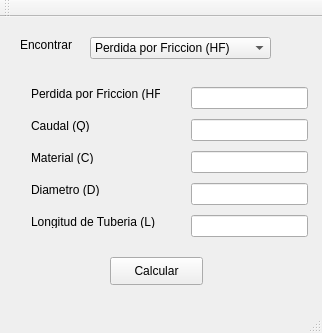
<?xml version="1.0" encoding="UTF-8"?>
<ui version="4.0">
 <class>MainWindow</class>
 <widget class="QMainWindow" name="MainWindow">
  <property name="geometry">
   <rect>
    <x>0</x>
    <y>0</y>
    <width>322</width>
    <height>333</height>
   </rect>
  </property>
  <property name="windowTitle">
   <string>MainWindow</string>
  </property>
  <widget class="QWidget" name="centralWidget">
   <widget class="QComboBox" name="comboBox">
    <property name="geometry">
     <rect>
      <x>90</x>
      <y>20</y>
      <width>181</width>
      <height>22</height>
     </rect>
    </property>
    <item>
     <property name="text">
      <string>Perdida por Friccion (HF)</string>
     </property>
    </item>
    <item>
     <property name="text">
      <string>Caudal (Q)</string>
     </property>
    </item>
    <item>
     <property name="text">
      <string>Material (C)</string>
     </property>
    </item>
    <item>
     <property name="text">
      <string>Diametro (D)</string>
     </property>
    </item>
    <item>
     <property name="text">
      <string>Longitud de la Tuberia (L)</string>
     </property>
    </item>
   </widget>
   <widget class="QLabel" name="label">
    <property name="geometry">
     <rect>
      <x>20</x>
      <y>20</y>
      <width>55</width>
      <height>16</height>
     </rect>
    </property>
    <property name="text">
     <string>Encontrar</string>
    </property>
   </widget>
   <widget class="QPushButton" name="pushButtonCalcular">
    <property name="geometry">
     <rect>
      <x>110</x>
      <y>240</y>
      <width>93</width>
      <height>28</height>
     </rect>
    </property>
    <property name="text">
     <string>Calcular</string>
    </property>
   </widget>
   <widget class="QWidget" name="">
    <property name="geometry">
     <rect>
      <x>20</x>
      <y>60</y>
      <width>151</width>
      <height>162</height>
     </rect>
    </property>
    <layout class="QVBoxLayout" name="verticalLayout_2">
     <property name="spacing">
      <number>20</number>
     </property>
     <item>
      <widget class="QLabel" name="label_2">
       <property name="text">
        <string>Perdida por Friccion (HF)</string>
       </property>
      </widget>
     </item>
     <item>
      <widget class="QLabel" name="label_3">
       <property name="text">
        <string>Caudal (Q)</string>
       </property>
      </widget>
     </item>
     <item>
      <widget class="QLabel" name="label_4">
       <property name="text">
        <string>Material (C)</string>
       </property>
      </widget>
     </item>
     <item>
      <widget class="QLabel" name="label_5">
       <property name="text">
        <string>Diametro (D)</string>
       </property>
      </widget>
     </item>
     <item>
      <widget class="QLabel" name="label_6">
       <property name="text">
        <string>Longitud de Tuberia (L)</string>
       </property>
      </widget>
     </item>
    </layout>
   </widget>
   <widget class="QWidget" name="">
    <property name="geometry">
     <rect>
      <x>180</x>
      <y>50</y>
      <width>139</width>
      <height>192</height>
     </rect>
    </property>
    <layout class="QVBoxLayout" name="verticalLayout_3">
     <property name="spacing">
      <number>1</number>
     </property>
     <item>
      <widget class="QLineEdit" name="lineEditHF"/>
     </item>
     <item>
      <widget class="QLineEdit" name="lineEditQ"/>
     </item>
     <item>
      <widget class="QLineEdit" name="lineEditC"/>
     </item>
     <item>
      <widget class="QLineEdit" name="lineEditD"/>
     </item>
     <item>
      <widget class="QLineEdit" name="lineEditL"/>
     </item>
    </layout>
   </widget>
  </widget>
  <widget class="QMenuBar" name="menuBar">
   <property name="geometry">
    <rect>
     <x>0</x>
     <y>0</y>
     <width>322</width>
     <height>26</height>
    </rect>
   </property>
  </widget>
  <widget class="QToolBar" name="mainToolBar">
   <attribute name="toolBarArea">
    <enum>TopToolBarArea</enum>
   </attribute>
   <attribute name="toolBarBreak">
    <bool>false</bool>
   </attribute>
  </widget>
  <widget class="QStatusBar" name="statusBar"/>
 </widget>
 <layoutdefault spacing="6" margin="11"/>
 <resources/>
 <connections/>
</ui>
